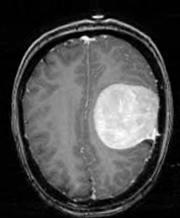
#> input picture uow-backend/ct_scan/794fca71-e022-4f47-a53e-07ad4ab06bae.jpg, 180 x 218 px
$ python -i wrist_xray_validator.py   (imports and definitions only)
#> lines starting #> are read from the running program, lines starting #| are printed output that depends on the picture; after the words box and inside, x2 and y2 are one past the last pixel; in counts of white or black regions, pixels touching at a corner belong together
#> further down, picture is the input picture: shape (218, 180, 3); min 0, max 255, mean 74.6
"""
Wrist X-ray input validation (runs BEFORE YOLO detection).

This module is completely independent of the YOLO / ONNX detection model. It
inspects an uploaded image and decides whether it looks like a valid wrist /
forearm radiograph. If it does not, the caller must reject the upload and must
NOT run detection, draw boxes, or generate a report.

It uses only classical image heuristics (OpenCV / NumPy), so it cannot affect
detection sensitivity, thresholds, or class filtering in any way.

DESIGN NOTE (precision of rejection):
Real wrist X-rays vary a lot — tight crops, lateral/PA/oblique views, with or
without much forearm shaft. An earlier version required the bright bone region
to be elongated (high eccentricity), which wrongly rejected valid but
square-ish wrist crops. This version instead ACCEPTS any grayscale image with
radiographic contrast, and only REJECTS when it is confident the image is not a
wrist X-ray:
  * coloured images        -> photos, screenshots, colourised/inverted X-rays
  * large white background  -> documents / logos / UI
  * no radiographic contrast
  * round + enclosed + dark-cornered cross-sections -> brain CT / MRI
This errs toward letting valid wrist X-rays through.

Public API:
    validate_wrist_xray_image(image_path) -> dict
        { is_valid, reason, image_type_detected, stats }
"""

from typing import Dict, Any

import cv2
import numpy as np


# ---------------------------------------------------------------------------
# Tunable thresholds (self-contained so detection config is never touched).
# ---------------------------------------------------------------------------
WRIST_VALIDATION = {
    "min_side_px": 100,        # reject images smaller than this on the short side
    "min_std": 5.0,            # reject blank / corrupted (near-constant) images

    # A grayscale radiograph has very little colour. Real X-rays can carry a
    # slight tint, so the bar is generous; clearly coloured images (photos,
    # screenshots, colourised X-rays) sit far above this.
    "colored_frac_max": 0.20,

    # Documents / logos / UI screenshots have a large near-white area.
    "white_frac_max": 0.55,

    # Radiographs have a dark background and bright (bone) structures.
    "dark_frac_min": 0.03,
    "fg_min": 0.04,
    "fg_max": 0.98,

    # Brain CT / MRI rejection — requires ALL THREE to be true so it cannot
    # catch a real wrist X-ray:
    #   * round main structure (low eccentricity)
    #   * "enclosed": the bright structure floats in a dark margin and does
    #     not reach the image borders (a wrist/forearm almost always runs off
    #     at least one edge)
    #   * dark corners (axial head scans have black corners)
    "brain_ecc_max": 0.55,
    "brain_max_edges": 1,      # number of image borders the structure touches
    "brain_corner_max": 0.06,  # mean corner brightness (0-1)
}

ERROR_MESSAGE = (
    "Invalid image. Please upload a clear wrist X-ray image only. "
    "MRI, CT scan, brain scan, normal photo, screenshot, or non-wrist images "
    "are not supported."
)


# [8 lines left out: function _result, not called in this run]


def _measure(img: np.ndarray) -> Dict[str, Any]:
    """Appearance / shape features, computed on a fixed 256x256 version."""
    s = cv2.resize(img, (256, 256), interpolation=cv2.INTER_AREA)
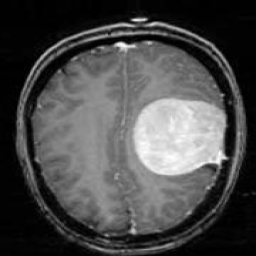
#> s: shape (256, 256, 3); min 0, max 255, mean 74.5
    hsv = cv2.cvtColor(s, cv2.COLOR_BGR2HSV).astype(np.float32)
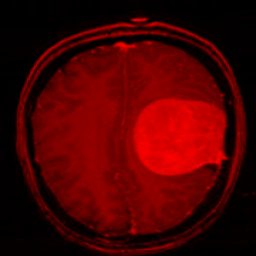
#> hsv: shape (256, 256, 3) float32; mean B, G, R 0, 0, 74.5
    sat, val = hsv[:, :, 1], hsv[:, :, 2]
#> sat: shape (256, 256) float32; every value is 0
    gray = cv2.cvtColor(s, cv2.COLOR_BGR2GRAY).astype(np.float32)

    colored_frac = float(((sat > 40) & (val > 40)).mean())
#> colored_frac = 0
    white_frac = float((gray > 240).mean())
#> white_frac = 0.00412
    dark_frac = float((gray < 40).mean())
#> dark_frac = 0.43
    bright_frac = float((gray > 210).mean())
#> bright_frac = 0.0554

    gu = gray.astype(np.uint8)
    _, mask = cv2.threshold(gu, 0, 255, cv2.THRESH_BINARY + cv2.THRESH_OTSU)
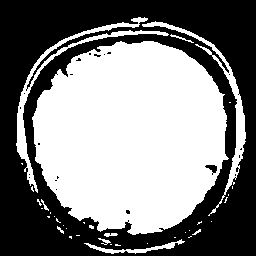
#> mask: shape (256, 256); 50.7% white; 21 black regions (19 under 20 px), largest, box (x1, y1, x2, y2) and area: (0, 0, 256, 256) 32174, (205, 165, 217, 175) 61
    mb = (mask > 0).astype(np.uint8)
    fg_frac = float(mb.mean())
#> fg_frac = 0.507

    ecc = 0.0
    n, lab, cc_stats, _ = cv2.connectedComponentsWithStats(mb, 8)
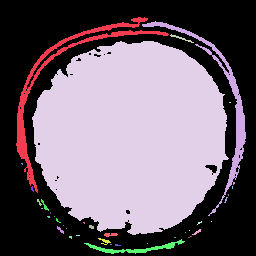
#> lab: shape (256, 256) int32; 38 distinct labels, from 0 to 37; one colour per label, 0 black
#> n = 38; cc_stats = 38 rows, first 6: [0, 0, 256, 256, 32312], [16, 17, 153, 176, 1864], [142, 21, 104, 195, 1450], [170, 34, 24, 9, 44], [32, 41, 197, 194, 29241], [229, 102, 2, 1, 2]
    if n > 1:
        i = 1 + int(np.argmax(cc_stats[1:, cv2.CC_STAT_AREA]))
#> i = 4
        comp = (lab == i).astype(np.uint8)
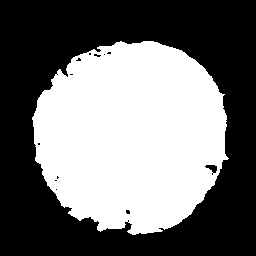
#> comp: shape (256, 256); values 0 (black) and 1 (white), 44.6% white; 1 white region, box (x1, y1, x2, y2) and area: (32, 41, 229, 235) 29241
        m = cv2.moments(comp, binaryImage=True)
#> m = moments, m00 29241, centre m10/m00, m01/m00 = (130.9, 135.7)
        if m["m00"] > 0:
            mu20 = m["mu20"] / m["m00"]
#> mu20 = 2362.7
            mu02 = m["mu02"] / m["m00"]
#> mu02 = 2311.9
            mu11 = m["mu11"] / m["m00"]
#> mu11 = -38.6
            common = np.sqrt(max((mu20 - mu02) ** 2 + 4 * mu11 ** 2, 0))
#> common = 92.39
            l1 = (mu20 + mu02 + common) / 2
#> l1 = 2383.5
            l2 = (mu20 + mu02 - common) / 2
#> l2 = 2291.1
            ecc = float(np.sqrt(1 - l2 / l1)) if l1 > 0 else 0.0
#> ecc = 0.197

    # How many image borders the bright structure touches (a wrist/forearm
    # almost always reaches at least one edge; an axial brain scan reaches none).
    band = 6
    touches = (
        int(mb[:band, :].mean() > 0.02)
        + int(mb[-band:, :].mean() > 0.02)
        + int(mb[:, :band].mean() > 0.02)
        + int(mb[:, -band:].mean() > 0.02)
    )
#> touches = 1

    corner = float(np.mean([
        gray[:40, :40].mean(), gray[:40, -40:].mean(),
        gray[-40:, :40].mean(), gray[-40:, -40:].mean(),
    ])) / 255.0
#> corner = 0.00934

    return {
        "std": round(float(gray.std()), 2),
        "colored_frac": round(colored_frac, 3),
        "white_frac": round(white_frac, 3),
        "dark_frac": round(dark_frac, 3),
        "bright_frac": round(bright_frac, 3),
        "fg_frac": round(fg_frac, 3),
        "eccentricity": round(ecc, 3),
        "border_edges_touched": touches,
        "corner_brightness": round(corner, 3),
    }


# [61 lines left out: function validate_wrist_xray_image, not called in this run]

>>> import cv2
>>> picture = cv2.imread('../../ct_scan/794fca71-e022-4f47-a53e-07ad4ab06bae.jpg')
>>> result = _measure(picture)
#> result = 9 items
